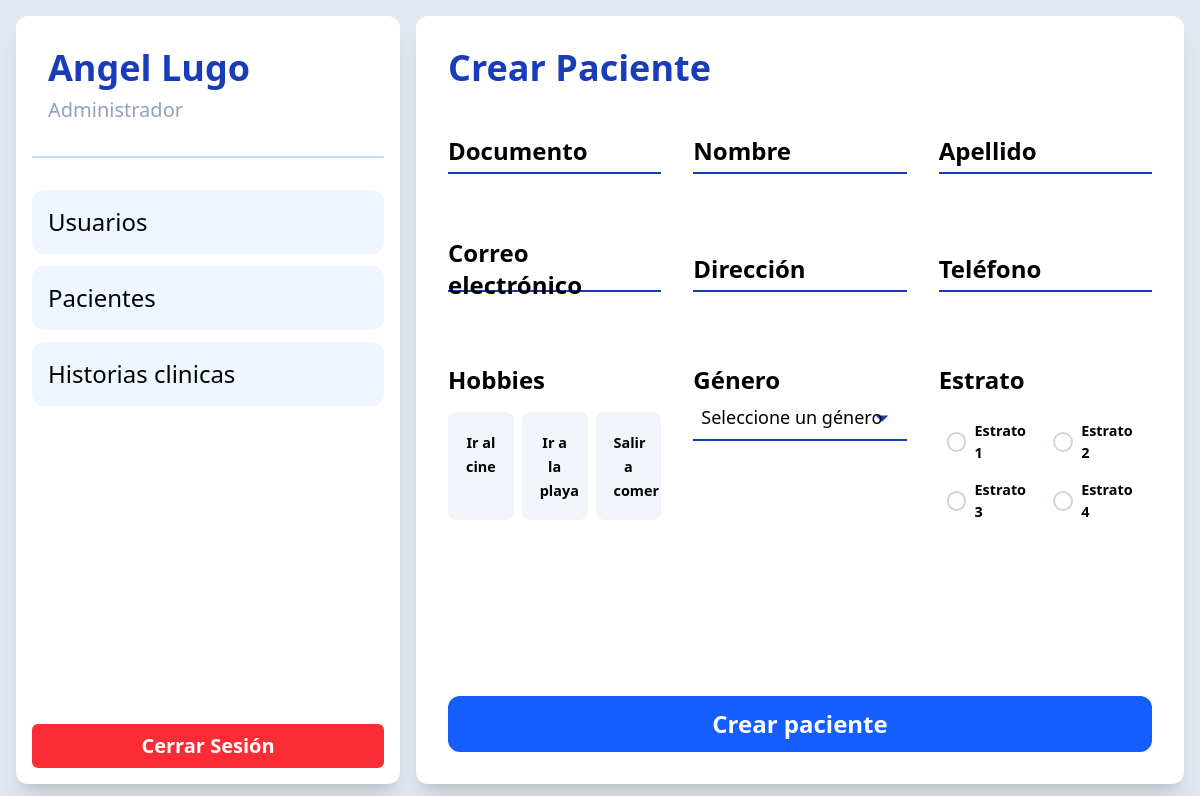
The page /pages/mainPage.php?page=createPatient (signed in) on the database its author committed.
### tables this page shows
CREATE TABLE `hobbies` (
  `hob_id` int(11) NOT NULL,
  `hob_nombre` varchar(30) NOT NULL
);

CREATE TABLE `estratos` (
  `estr_id` int(11) NOT NULL,
  `estr_nombre` varchar(30) NOT NULL
);

### logic/php/functions.php (called while the page is built, shortened)
<?php
function getAllHobbies($conn)
{
  $get_hobbies = $conn->prepare("SELECT * FROM hobbies");
  if ($get_hobbies->execute()) {
    return $get_hobbies->fetchAll(PDO::FETCH_ASSOC);
  }
  return null;
}
function getAllStratums($conn)
{
  $get_stratums = $conn->prepare("SELECT * FROM estratos");
  if ($get_stratums->execute()) {
    return $get_stratums->fetchAll(PDO::FETCH_ASSOC);
  }
  return null;
}

### pages/createPatient.php (the view, shortened to what this page needs)
<?php
$hobbies = getAllHobbies($conn);
$estratums = getAllStratums($conn);
?>
<section class="h-full flex-grow p-8 bg-white rounded-xl flex flex-col gap-10 shadow-xl z-10">
  <h1 class="text-4xl font-bold text-blue-800">Crear Paciente</h1>
  <form id="createPatient_form" class="h-full flex flex-col justify-between">
    <div class="grid grid-cols-3 gap-8">
      <?php
      $fields = [
        ["id", "Documento", "text"],
        ["name", "Nombre", "text"],
        ["surname", "Apellido", "text"],
        ["email", "Correo electrónico", "email"],
        ["address", "Dirección", "text"],
        ["phone", "Teléfono", "tel"]
      ];
      foreach ($fields as [$id, $label, $type]) { ?>
        <div class="flex flex-col relative mb-10">
          <input type="<?= $type ?>" id="<?= $id ?>" name="<?= $id ?>" placeholder="" class="input">
          <label for="<?= $id ?>" class="label"><?= $label ?></label>
        </div>
      <?php } ?>
      <div class="flex flex-col gap-2">
        <span class="text-2xl font-semibold">Hobbies</span>
        <div class="grid grid-cols-3 gap-2 mt-2">
          <?php foreach ($hobbies as $hobbie) { ?>
            <label class="flex flex-col text-center justify-start items-center gap-2 cursor-pointer relative rounded-lg overflow-hidden">
              <div class="p-4 w-full h-full rounded-lg bg-slate-100 border-2 border-transparent hover:border-blue-800 hover:text-blue-800 hover:peer-checked:bg-transparent peer-checked:bg-blue-800 peer-checked:text-white peer-checked:shadow-xl transition-all">
                <span class="text-[clamp(.8rem,1.2vw,1.3rem)] font-semibold xl:font-bold z-20"><?= htmlspecialchars($hobbie['hob_nombre']) ?></span>
              </div>
            </label>
          <?php } ?>
        </div>
      </div>
      <div class="flex flex-col">
        <label for="gender" class="text-2xl font-semibold">Género</label>
        <select
          name="gender"
          id="gender"
          class="text-[clamp(.8rem,1.5vw,1.5rem)] appearance-none bg-transparent p-2 border-b-2 cursor-pointer outline-none transition-all border-blue-800 focus:border-blue-400">
          <option selected hidden disabled>Seleccione un género</option>
        </select>
      </div>
      <div class="flex flex-col gap-2">
        <span class="text-2xl font-semibold">Estrato</span>
        <div class="grid grid-cols-2 gap-4 mt-2 p-2">
          <?php foreach ($estratums as $estr) { ?>
            <label class="flex items-center gap-2 cursor-pointer">
              <div class="w-5 h-5 border-2 border-slate-300 rounded-full grid place-content-center outline-offset-2 peer-checked:outline-2 peer-checked:outline-blue-400 peer-checked:bg-blue-400 peer-checked:border-none"></div>
              <span class="text-[clamp(.8rem,1.2vw,2rem)] font-semibold"><?= htmlspecialchars($estr['estr_nombre']) ?></span>
            </label>
          <?php } ?>
        </div>
      </div>
    </div>
    <button type="submit" class="py-3 mt-4 bg-blue-600 text-white text-2xl font-bold rounded-xl hover:cursor-pointer hover:bg-blue-800 transition-colors">Crear paciente</button>
  </form>
</section>

### rows shown on the page
hobbies: hob_nombre "Ir al cine"
hobbies: hob_nombre "Ir a la playa"
hobbies: hob_nombre "Salir a comer"
estratos: estr_nombre "Estrato 1"
estratos: estr_nombre "Estrato 2"
estratos: estr_nombre "Estrato 3"
estratos: estr_nombre "Estrato 4"

### other values the page prints
$_SESSION['user_name'] "Angel Lugo"
$_SESSION['role'] "Administrador"
$label "Documento"
$label "Nombre"
$label "Apellido"
$label "Correo electrónico"
$label "Dirección"
$label "Teléfono"
